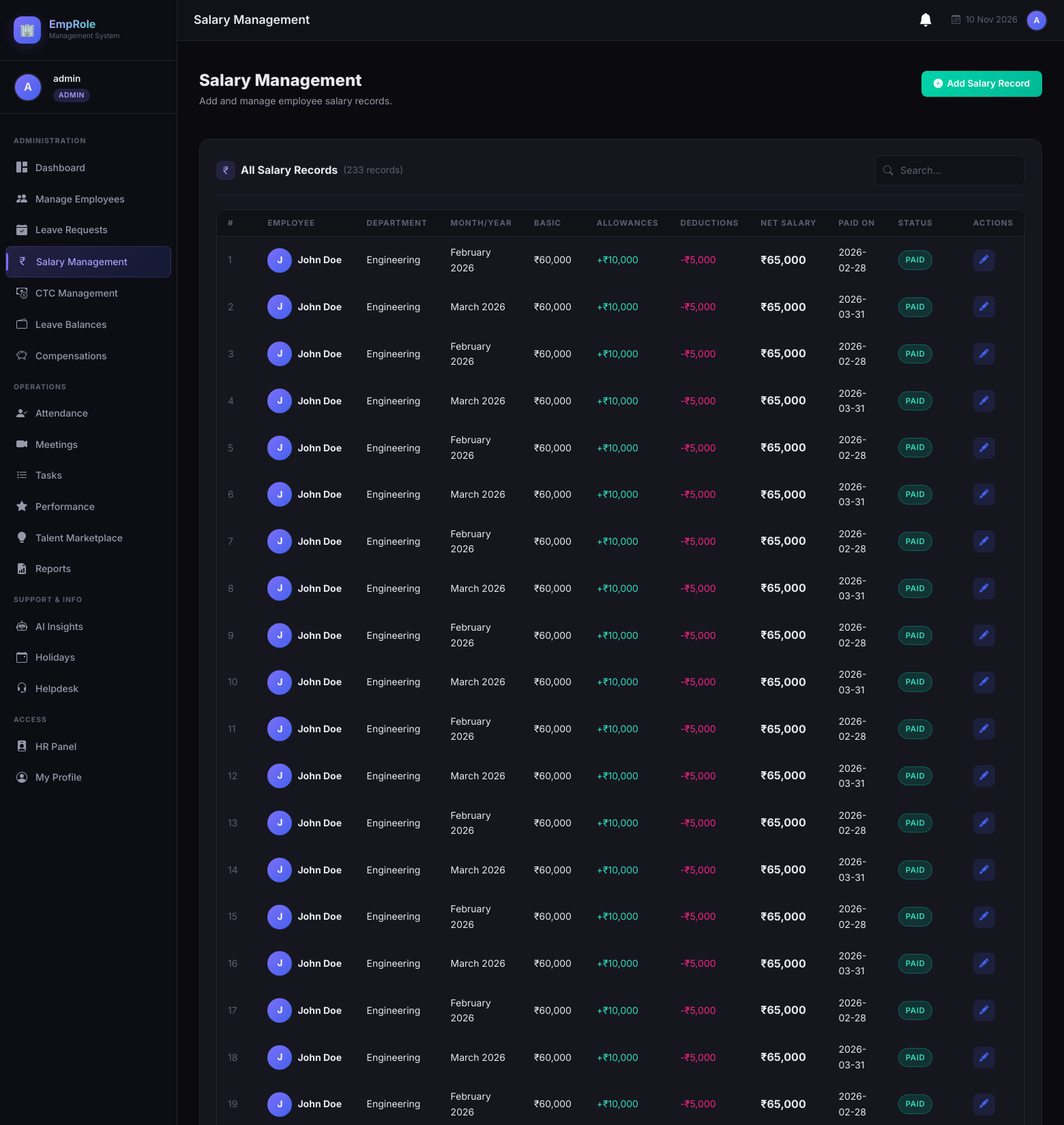
The app's page /admin/salary (signed in, upper part) with its own data.
### tables this page shows
CREATE TABLE salaries (
            id INTEGER PRIMARY KEY AUTOINCREMENT,
            employee_id INTEGER NOT NULL,
            month TEXT NOT NULL,
            year INTEGER NOT NULL,
            basic_salary REAL NOT NULL,
            allowances REAL DEFAULT 0,
            deductions REAL DEFAULT 0,
            net_salary REAL NOT NULL,
            paid_on DATE,
            status TEXT DEFAULT 'pending',
            FOREIGN KEY (employee_id) REFERENCES employees(id)
        );

CREATE TABLE employees (
            id INTEGER PRIMARY KEY AUTOINCREMENT,
            user_id INTEGER UNIQUE,
            name TEXT NOT NULL,
            email TEXT NOT NULL,
            phone TEXT,
            department TEXT,
            designation TEXT,
            joining_date DATE,
            status TEXT DEFAULT 'active',
            FOREIGN KEY (user_id) REFERENCES users(id)
        );

### app.py (the view)
@app.route('/admin/salary')
@login_required
@role_required('admin')
def admin_salary():
    db = get_db()
    salaries = db.execute(
        "SELECT s.*, e.name, e.department FROM salaries s JOIN employees e ON s.employee_id=e.id ORDER BY s.id DESC"
    ).fetchall()
    employees = db.execute("SELECT id, name FROM employees").fetchall()
    db.close()
    return render_template('admin/salary.html', salaries=salaries, employees=employees)

### ai_service.py (called while the page is built)
@ai_service_bp.before_app_request
def setup_ai():
    if not hasattr(ai_service_bp, 'schema_initialized'):
        init_ai_schema()
        ai_service_bp.schema_initialized = True

### app.py (called while the page is built)
@app.context_processor
def inject_notifications():
    if 'user_id' in session:
        db = get_db()
        n = db.execute("SELECT * FROM notifications WHERE user_id=? AND is_read=0 ORDER BY created_at DESC LIMIT 5", (session['user_id'],)).fetchall()
        c = db.execute("SELECT COUNT(*) as c FROM notifications WHERE user_id=? AND is_read=0", (session['user_id'],)).fetchone()['c']
        db.close()
        return dict(recent_notifications=n, unread_notifications_count=c)
    return dict(recent_notifications=[], unread_notifications_count=0)

def login_required(f):
    @wraps(f)
    def decorated(*args, **kwargs):
        if 'user_id' not in session:
            flash('Please log in to access this page.', 'warning')
            return redirect(url_for('login'))
        return f(*args, **kwargs)
    return decorated

def role_required(*roles):
    def decorator(f):
        @wraps(f)
        def decorated(*args, **kwargs):
            if 'user_id' not in session:
                return redirect(url_for('login'))
            if session.get('role') not in roles:
                flash('Access denied. Insufficient permissions.', 'danger')
                return redirect(url_for('dashboard'))
            return f(*args, **kwargs)
        return decorated
    return decorator

### database.py (called while the page is built)
def get_db():
    conn = sqlite3.connect(DB_PATH)
    conn.row_factory = sqlite3.Row
    conn.execute("PRAGMA foreign_keys = ON")
    return conn

### templates/admin/salary.html (shortened to what this page needs)
{% extends "base.html" %}
{% block page_title %}Salary Management{% endblock %}
{% block content %}
<div class="page-header fade-in">
  <div class="d-flex justify-content-between align-items-start flex-wrap gap-3">
    <div>
      <h2>Salary Management</h2>
      <p>Add and manage employee salary records.</p>
    </div>
    <button class="btn-accent" data-bs-toggle="modal" data-bs-target="#addSalaryModal" style="display:inline-flex; align-items:center; gap:6px;">
      <i class="bi bi-plus-circle-fill"></i> Add Salary Record
    </button>
  </div>
</div>
<div class="content-card">
  <div class="card-header-custom">
    <div class="card-title-custom">
      <div class="title-icon"><i class="bi bi-currency-rupee"></i></div>
      All Salary Records <span style="color:var(--text-muted); font-weight:400; font-size:0.85rem;">({{ salaries|length }} records)</span>
    </div>
    <div class="search-box">
      <i class="bi bi-search search-icon"></i>
      <input type="text" id="table-search" class="form-control" placeholder="Search...">
    </div>
  </div>
  {% if salaries %}
  <div class="table-wrapper">
    <table class="table-dark-custom">
      <thead>
        <tr>
          <th>#</th>
          <th>Employee</th>
          <th>Department</th>
          <th>Month/Year</th>
          <th>Basic</th>
          <th>Allowances</th>
          <th>Deductions</th>
          <th>Net Salary</th>
          <th>Paid On</th>
          <th>Status</th>
          <th>Actions</th>
        </tr>
      </thead>
      <tbody>
        {% for sal in salaries %}
        <tr class="searchable-row">
          <td style="color:var(--text-muted);">{{ loop.index }}</td>
          <td>
            <div class="d-flex align-items-center gap-2">
              <div class="emp-avatar">{{ sal.name[0].upper() }}</div>
              <strong>{{ sal.name }}</strong>
            </div>
          </td>
          <td>{{ sal.department or '—' }}</td>
          <td>{{ sal.month }} {{ sal.year }}</td>
          <td>₹{{ "{:,.0f}".format(sal.basic_salary) }}</td>
          <td style="color:var(--accent-teal-light);">+₹{{ "{:,.0f}".format(sal.allowances) }}</td>
          <td style="color:var(--accent-pink);">-₹{{ "{:,.0f}".format(sal.deductions) }}</td>
          <td style="font-weight:700; font-size:1rem;">₹{{ "{:,.0f}".format(sal.net_salary) }}</td>
          <td>{{ sal.paid_on or '—' }}</td>
          <td><span class="badge-custom badge-{{ sal.status }}">{{ sal.status }}</span></td>
          <td>
            <a href="{{ url_for('admin_edit_salary', sal_id=sal.id) }}" class="btn-sm-icon btn-edit" title="Edit">
              <i class="bi bi-pencil-fill"></i>
            </a>
          </td>
        </tr>
        {% endfor %}
      </tbody>
    </table>
  </div>
  {% else %}
  <div class="empty-state">
    <i class="bi bi-currency-rupee"></i>
    <p>No salary records found.</p>
  </div>
  {% endif %}
</div>
{% endblock %}

### records on screen
salaries: name "J", name "John Doe", department "Engineering", month "February", year "2026", basic_salary "60,000", allowances "10,000", deductions "5,000", net_salary "65,000", paid_on "2026-02-28", status "PAID"
salaries: name "J", name "John Doe", department "Engineering", month "March", year "2026", basic_salary "60,000", allowances "10,000", deductions "5,000", net_salary "65,000", paid_on "2026-03-31", status "PAID"
salaries: name "J", name "John Doe", department "Engineering", month "February", year "2026", basic_salary "60,000", allowances "10,000", deductions "5,000", net_salary "65,000", paid_on "2026-02-28", status "PAID"
salaries: name "J", name "John Doe", department "Engineering", month "March", year "2026", basic_salary "60,000", allowances "10,000", deductions "5,000", net_salary "65,000", paid_on "2026-03-31", status "PAID"
salaries: name "J", name "John Doe", department "Engineering", month "February", year "2026", basic_salary "60,000", allowances "10,000", deductions "5,000", net_salary "65,000", paid_on "2026-02-28", status "PAID"
salaries: name "J", name "John Doe", department "Engineering", month "March", year "2026", basic_salary "60,000", allowances "10,000", deductions "5,000", net_salary "65,000", paid_on "2026-03-31", status "PAID"
salaries: name "J", name "John Doe", department "Engineering", month "February", year "2026", basic_salary "60,000", allowances "10,000", deductions "5,000", net_salary "65,000", paid_on "2026-02-28", status "PAID"
salaries: name "J", name "John Doe", department "Engineering", month "March", year "2026", basic_salary "60,000", allowances "10,000", deductions "5,000", net_salary "65,000", paid_on "2026-03-31", status "PAID"
salaries: name "J", name "John Doe", department "Engineering", month "February", year "2026", basic_salary "60,000", allowances "10,000", deductions "5,000", net_salary "65,000", paid_on "2026-02-28", status "PAID"
salaries: name "J", name "John Doe", department "Engineering", month "March", year "2026", basic_salary "60,000", allowances "10,000", deductions "5,000", net_salary "65,000", paid_on "2026-03-31", status "PAID"
salaries: name "J", name "John Doe", department "Engineering", month "February", year "2026", basic_salary "60,000", allowances "10,000", deductions "5,000", net_salary "65,000", paid_on "2026-02-28", status "PAID"
salaries: name "J", name "John Doe", department "Engineering", month "March", year "2026", basic_salary "60,000", allowances "10,000", deductions "5,000", net_salary "65,000", paid_on "2026-03-31", status "PAID"
salaries: name "J", name "John Doe", department "Engineering", month "February", year "2026", basic_salary "60,000", allowances "10,000", deductions "5,000", net_salary "65,000", paid_on "2026-02-28", status "PAID"
salaries: name "J", name "John Doe", department "Engineering", month "March", year "2026", basic_salary "60,000", allowances "10,000", deductions "5,000", net_salary "65,000", paid_on "2026-03-31", status "PAID"
salaries: name "J", name "John Doe", department "Engineering", month "February", year "2026", basic_salary "60,000", allowances "10,000", deductions "5,000", net_salary "65,000", paid_on "2026-02-28", status "PAID"
salaries: name "J", name "John Doe", department "Engineering", month "March", year "2026", basic_salary "60,000", allowances "10,000", deductions "5,000", net_salary "65,000", paid_on "2026-03-31", status "PAID"
salaries: name "J", name "John Doe", department "Engineering", month "February", year "2026", basic_salary "60,000", allowances "10,000", deductions "5,000", net_salary "65,000", paid_on "2026-02-28", status "PAID"
salaries: name "J", name "John Doe", department "Engineering", month "March", year "2026", basic_salary "60,000", allowances "10,000", deductions "5,000", net_salary "65,000", paid_on "2026-03-31", status "PAID"
salaries: name "J", name "John Doe", department "Engineering", month "February", year "2026", basic_salary "60,000", allowances "10,000", deductions "5,000", net_salary "65,000", paid_on "2026-02-28", status "PAID"

### other values on screen
{{ session.username[0].upper() }} "A"
{{ session.username }} "admin"
{{ session.role }} "ADMIN"
{{ salaries|length }} "233"
